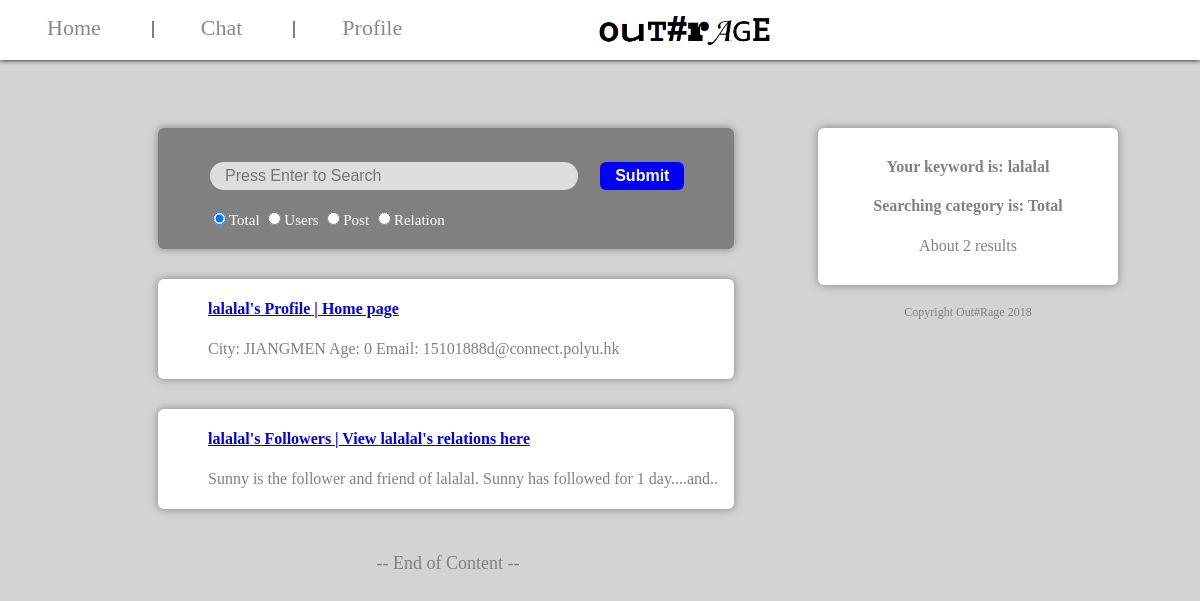
The app's page /search.php?content=lalalal with its own data.
### tables this page shows
CREATE TABLE `users` (
  `username` varchar(20) NOT NULL,
  `loginstate` varchar(10) NOT NULL DEFAULT 'offline',
  `password` varchar(10) NOT NULL,
  `city` varchar(50) NOT NULL,
  `age` int(10) NOT NULL,
  `profile` varchar(200) NOT NULL,
  `birthday` varchar(20) NOT NULL,
  `gender` varchar(20) NOT NULL,
  `email` varchar(50) NOT NULL,
  `followers` varchar(5000) NOT NULL,
  `follower_num` int(20) NOT NULL
);

CREATE TABLE `relation` (
  `userone` varchar(20) DEFAULT NULL,
  `usertwo` varchar(20) DEFAULT NULL,
  `relation` varchar(10) DEFAULT NULL
);

### search.php (the view, shortened to what this page needs)
<html>
<head>
<link rel="stylesheet" type="text/css" href="theme.css"/>
</head>
<body>
<div style="margin-top:120px;position:absolute;width:80%">
<div style="display:inline-block;width:60%;min-width:300px;min-height:100px;vertical-align:top;">
<span class="info_block" style="display:inline-block;width:100%;min-height:100px;vertical-align:left;background-color:grey;">
<span style="display:block;margin-top:30px;margin-left:50px;margin-bottom:20px;text-align:left;">
<form id="sf" action="search.php" method="GET">
<input type="text" class="input_bar" name="content" style="width:70%;" placeholder="Press Enter to Search"/><input type="submit" value="Submit" class="node_button" style="display:inline-block;margin-left:20px;" onclick="return submitCheck(content)"/>
<p style="color:white;font-size:15px;">
<input type="radio" name="class" value="total" checked="checked"/>Total
<input type="radio" name="class" value="users"/>Users
<input type="radio" name="class" value="post"/>Post
<input type="radio" name="class" value="relation"/>Relation
</p>
</form>
</span>
</span>
<?php
if(!isset($_GET["content"]))
{?>
	<span style="display:inline-block;height:30px;vertical-align:left;"></span>
	<span class="info_block" style="display:inline-block;width:100%;min-height:100px;vertical-align:left;">
	<span style="display:block;margin-top:20px;margin-left:50px;margin-bottom:20px;text-align:left;">
	<p>The results will be shown here.</p>
	</span>
	</span>
<?php
}
else
{
	$con=mysqli_connect("localhost","root","");
	mysqli_select_db($con,"users");
	$sql1="select * from users where username like '%".$_SESSION["search"][0]."%' or city like '%".$_SESSION["search"][0]."%' or profile like '%".$_SESSION["search"][0]."%'
	or birthday like '%".$_SESSION["search"][0]."%' or gender like '%".$_SESSION["search"][0]."%' or email like '%".$_SESSION["search"][0]."%'";
	$sql2="select * from post where username like '%".$_SESSION["search"][0]."%' or post_time like '%".$_SESSION["search"][0]."%' or post_content like '%".$_SESSION["search"][0]."%'
			or emotion like '%".$_SESSION["search"][0]."%' or comment_content like '%".$_SESSION["search"][0]."%'
			or comment_picture like '%".$_SESSION["search"][0]."%' or comment_user like '%".$_SESSION["search"][0]."%' or comment_time like '%".$_SESSION["search"][0]."%'";
	$sql3="select * from  relation where userone like '%".$_SESSION["search"][0]."%' or usertwo like '%".$_SESSION["search"][0]."%' or relation like '%".$_SESSION["search"][0]."%'";
	$result1=mysqli_query($con,$sql1); $rowcount1=mysqli_num_rows($result1);
	$result2=mysqli_query($con,$sql2);$rowcount2=mysqli_num_rows($result2);
	$result3=mysqli_query($con,$sql3);$rowcount3=mysqli_num_rows($result3);$totalrows=$rowcount1+$rowcount2+$rowcount3;
	if((!isset($_GET["class"]))||($_GET["class"]=="total"))
	{
		$cl="t";
	}
	if(($cl=="t")||($cl=="u"))
	{
	for ($i=0;$i<$rowcount1;$i++){
?>
	<span class="info_block" style="display:inline-block;width:100%;min-height:100px;vertical-align:left;">
	<span style="display:block;margin-top:20px;margin-left:50px;margin-bottom:20px;text-align:left;">
	<p>
<?php
		$row1=mysqli_fetch_assoc($result1);
		echo '<h4><a href="\\"https://www.w3schools.com\\">'.$row1["username"]."'s Profile | Home page</a><br /></h4>".$row1["profile"] ;
		echo "City: ".$row1["city"]."  Age: ".$row1["age"]."  Email: ".$row1["email"]."<br />";
?>
	</p>
	</span>
	</span>
<?php
	}
	}
?>
<?php
if(($cl=="t")||($cl=="r"))
{
		for ($y=0;$y<$rowcount3;$y++)
		{
?>
	<span class="info_block" style="display:inline-block;width:100%;min-height:100px;vertical-align:left;">
	<span style="display:block;margin-top:20px;margin-left:50px;margin-bottom:20px;text-align:left;">
	<p>
<?php
		$row3=mysqli_fetch_assoc($result3);echo '<h4><a href=\\"https://www.w3schools.com\\">'.$row3["usertwo"]."'s Followers | View ".$row3["usertwo"]."'s relations here</a></h4>";
		echo $row3["userone"]." is the follower and ".$row3["relation"]." of ".$row3["usertwo"].". ".$row3["userone"]." has followed for 1 day....and..<br />";
?>
	</p>
	</span>
	</span>
<?php
	}
}
?>
<?php
}
?>
<span style="display:inline-block;width=100%;height:70px;vertical-align:left;font-size:18px;color:grey;">-- End of Content --</span>
</div>
<div style="display:inline-block;position:fixed;width:20%;min-width:300px;vertical-align:top;">
<span class="info_block" style="display:inline-block;width:100%;min-width:300px;vertical-align:top;">
<form style="margin:30px;">
<p>
<?php
	echo "<h4>Your keyword is: ";
	if(!isset($_GET["content"]))
	{
		echo "[NONE]";
	}
	else
	{
		echo $_GET["content"];
	}
	echo "<br /></h4>";
	echo "<h4>Searching category is: ";
	if(!isset($_GET["content"]))
	{
		echo "[NONE]";
	}
	else
	{
		if($cl=="t")
		{
			echo "Total";
		}
	}
	echo "<br /></h4>";
	echo "About ";
	if(!isset($_GET["content"]))
	{
		echo "0";
	}
	else
	{
		echo $totalrows;
	}
	echo " results <br />";
?>
</p>
</form>
</span>
<span style="display:inline-block;height:20px;width:100%;min-width:300px;vertical-align:top;">
</span>
<span style="display:inline-block;height:50px;width:100%;min-width:300px;vertical-align:top;">
<a style="font-size:12px;color:grey;">Copyright Out#Rage 2018</a>
</span>
</div>
</div>
<div class="top_bar" style="text-align:center">
<span style="float:left">
<a href="index.php" class="main_button">Home</a>
<span class="division_line"></span>
<a href="" class="main_button">Chat</a>
<span class="division_line"></span>
<a href="profile.php" class="main_button">Profile</a>
</span>
<img src="images/logo.png" style="display:inline-block;max-height:30px;"/>
<div style="float:right;margin-right:45px;width:20%;height:1px;"></div>
</div>
</body>
</html>

### theme.css (style rules this page uses)
body { background-color:lightgrey; text-align:center; }
.main_button { color:#888888; text-align:center; text-decoration:none; font-size:22px; margin:4px 2px; padding:15px 45px; }
.node_button { border:none; padding:5px 15px; background-color:blue; color:white; text-align:center; text-decoration:none; font-size:16px; font-weight:bold; margin:4px 2px; cursor:pointer; border-radius:6px; box-shadow:0px 0px 2px grey; }
.input_bar { border:none; background-color:#DDDDDD; color:#777777; text-align:left; text-decoration:none; font-size:16px; margin:4px 2px; padding:5px 15px; border-radius:30px; }
.division_line { border-left:2px solid grey; }
.top_bar { top:0; left:0; width:100%; position:fixed; float:center; height:40px; padding-top:15px; padding-bottom:5px; box-shadow:0px 0px 5px 0px black; background-color:white; text-align:left; }
.info_block { border-radius:6px; color:grey; text-align:center; text-decoration:none; box-shadow:0px 0px 8px 0px grey; background-color:white; display:inline-block; width:100%; }

### records on screen
users: username "lalalal", city "JIANGMEN", age "0", email "15101888d@connect.polyu.hk"
relation: usertwo "lalalal", userone "Sunny", relation "friend"

### other values on screen
$_GET["content"] "lalalal"
$totalrows "2"
